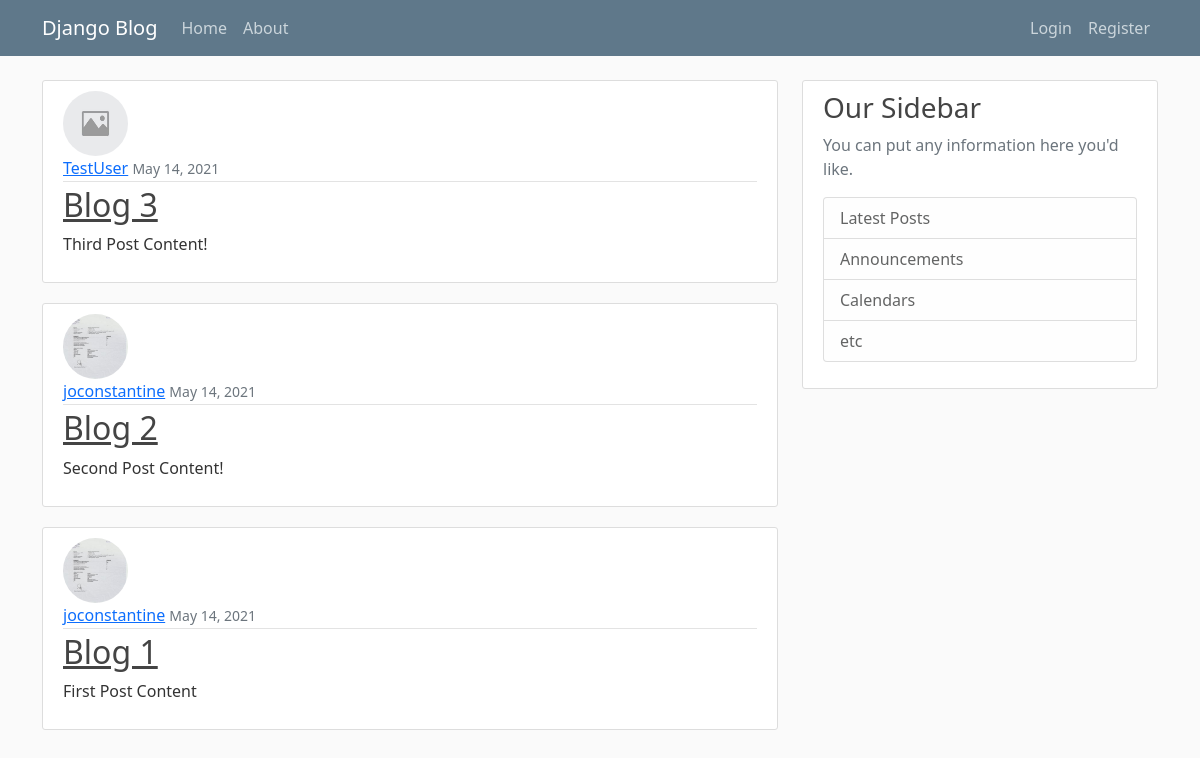
The app's page /, older data.
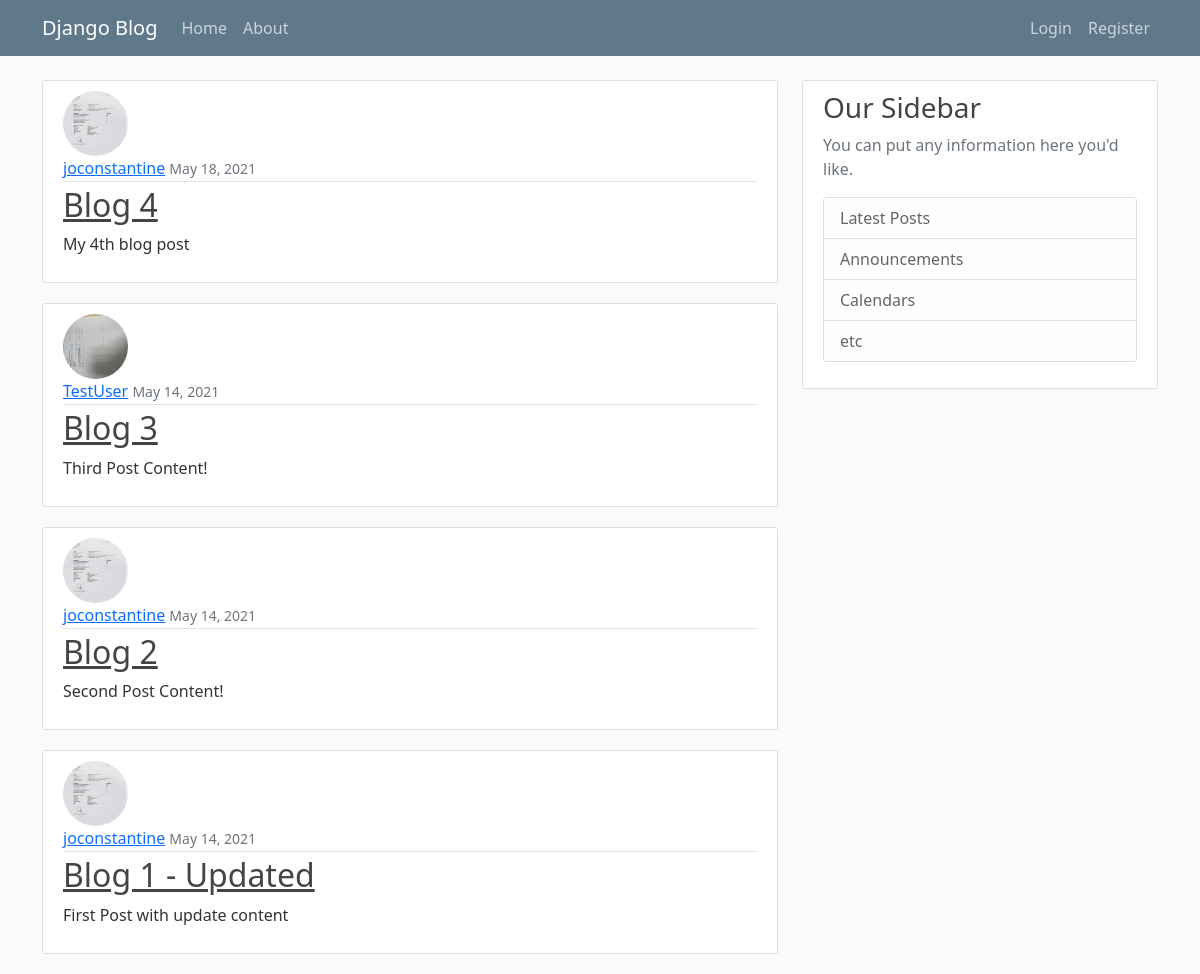
The same page, newer data.
### blog/models.py (models this page shows, shortened)
class Post(BaseModel):
    title = models.CharField(max_length=100)
    content = models.TextField()
    date_posted = models.DateTimeField(default=timezone.now)  # default value
    author = models.ForeignKey(User, on_delete=models.CASCADE)

### users/models.py (models this page shows, shortened)
class Profile(BaseModel):
    user: User = models.OneToOneField(User, on_delete=models.CASCADE)  # if user is deleted, delete the profile (1-way)
    image = models.ImageField(default='default.jpg', upload_to='profile_pics')

### blog/views.py (the view)
# urls.py: path('', PostListView.as_view(), name='blog-home'),
class PostListView(ListView):
    model = Post
    template_name = 'blog/home.html'  # <app>/<model>_<viewtype>.html
    context_object_name = 'posts'
    ordering = ['-date_posted']  # - sign to denote descending order
    paginate_by = 5

### blog/templates/blog/home.html
{% extends "blog/base.html" %}
{% block content %}
    {% for post in posts %}
        <article class="media content-section">
            <img src="{{ post.author.profile.image.url }}" class="rounded-circle article-img">
            <div class="media-body">
                <div class="article-metadata">
                    <a class="mr-2" href="#">{{ post.author }}</a>
                    <small class="text-muted">{{ post.date_posted | date:'F d, Y' }}</small>
                </div>
                <h2><a class="article-title" href="{% url 'post-detail' post.pk %}">{{ post.title }}</a></h2>
                <p class="article-content">{{ post.content }}</p>
            </div>
        </article>
    {% endfor %}
{% endblock content%}

### blog/templates/blog/base.html (shortened to what this page needs)
{% load static %}
<!DOCTYPE html>
<html lang="en">
<head>
    <link href="https://cdn.jsdelivr.net/npm/bootstrap@5.0.0/dist/css/bootstrap.min.css" rel="stylesheet"
>
    <link rel="stylesheet" type="text/css" href="{% static 'blog/main.css' %}"/>
</head>
<body>
    <header class="site-header">
        <nav class="navbar navbar-expand-md navbar-dark bg-steel fixed-top">
            <div class="container">
                <a class="navbar-brand mr-4" href="{%url 'blog-home'%}">Django Blog</a>
                <div class="collapse navbar-collapse" id="navbarToggle">
                    <div class="navbar-nav me-auto">
                        <a class="nav-item nav-link" href="{%url 'blog-home'%}">Home</a>
                        <a class="nav-item nav-link" href="{%url 'blog-about'%}">About</a>
                    </div>
                    <div class="navbar-nav ms-auto">
                        {% if user.is_authenticated %}
                            <a class="nav-item nav-link" href="{% url 'post-create' %}">New Post</a>
                            <a class="nav-item nav-link" href="{% url 'profile' %}">Profile</a>
                            <a class="nav-item nav-link" href="{% url 'log-out' %}">Logout</a>
                        {% else %}
                            <a class="nav-item nav-link" href="{% url 'log-in' %}">Login</a>
                            <a class="nav-item nav-link" href="{% url 'register' %}">Register</a>
                        {% endif %}
                    </div>
                </div>
            </div>
        </nav>
    </header>
    <main role="main" class="container">
        <div class="row">
            <div class="col-md-8">
                {% block content %}{% endblock %}
            </div>
            <div class="col-md-4">
                <div class="content-section">
                    <h3>Our Sidebar</h3>
                    <p class='text-muted'>You can put any information here you'd like.
                    <ul class="list-group">
                        <li class="list-group-item list-group-item-light">Latest Posts</li>
                        <li class="list-group-item list-group-item-light">Announcements</li>
                        <li class="list-group-item list-group-item-light">Calendars</li>
                        <li class="list-group-item list-group-item-light">etc</li>
                    </ul>
                    </p>
                </div>
            </div>
        </div>
    </main>
</body>
</html>

### blog/static/blog/main.css (style rules this page uses)
body { background: #fafafa; color: #333333; margin-top: 5rem; }
h1, h2, h3, h4, h5, h6 { color: #444444; }
ul { margin: 0; }
.bg-steel { background-color: #5f788a; }
.site-header .navbar-nav .nav-link { color: #cbd5db; }
.content-section { background: #ffffff; padding: 10px 20px; border: 1px solid #dddddd; border-radius: 3px; margin-bottom: 20px; }
.article-title { color: #444444; }
.article-content { white-space: pre-line; }
.article-img { height: 65px; width: 65px; margin-right: 16px; }
.article-metadata { padding-bottom: 1px; margin-bottom: 4px; border-bottom: 1px solid #e3e3e3 }

Row changes from the older to the newer data that the page shows:
added Post: author.profile.image (picture), author "joconstantine", date_posted "May 18, 2021", title "Blog 4", content "My 4th blog post"
changed through a linked row, Post "Blog 3": author.profile.image: picture added in place of a placeholder
changed Post: title "Blog 1" → "Blog 1 - Updated"; content "First Post Content" → "First Post with update content"
